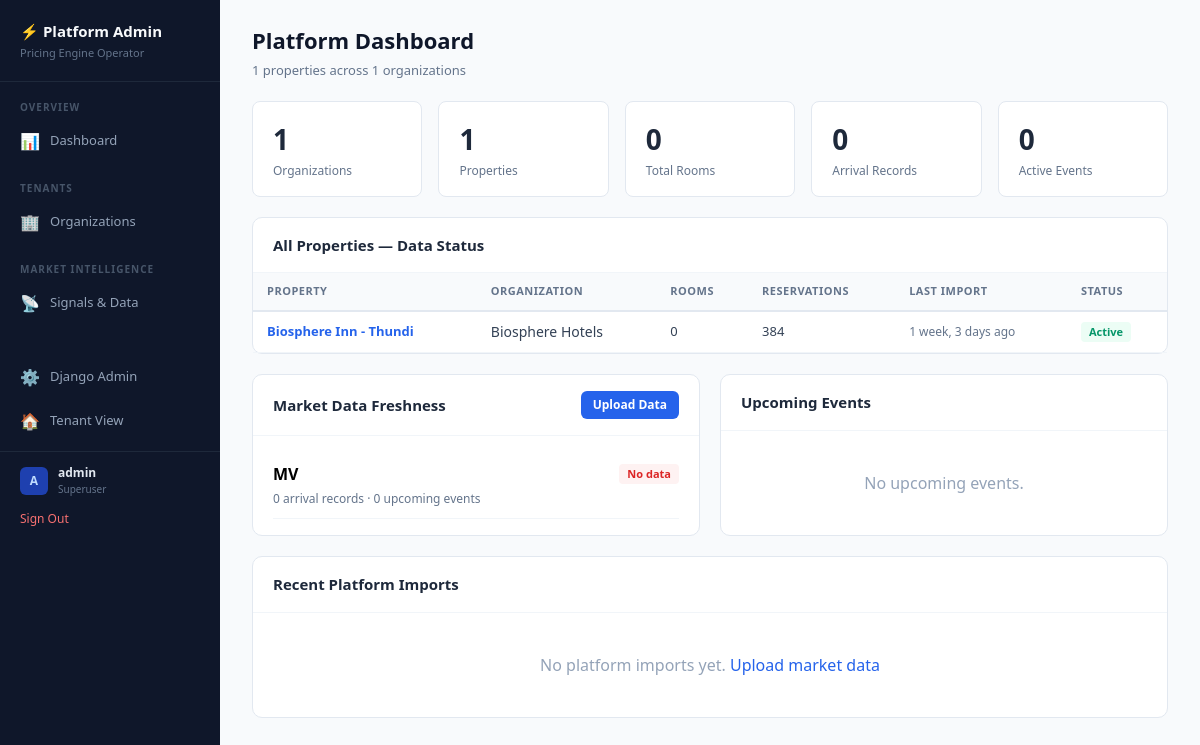
The page /platform/ (signed in) on the database as committed earlier.
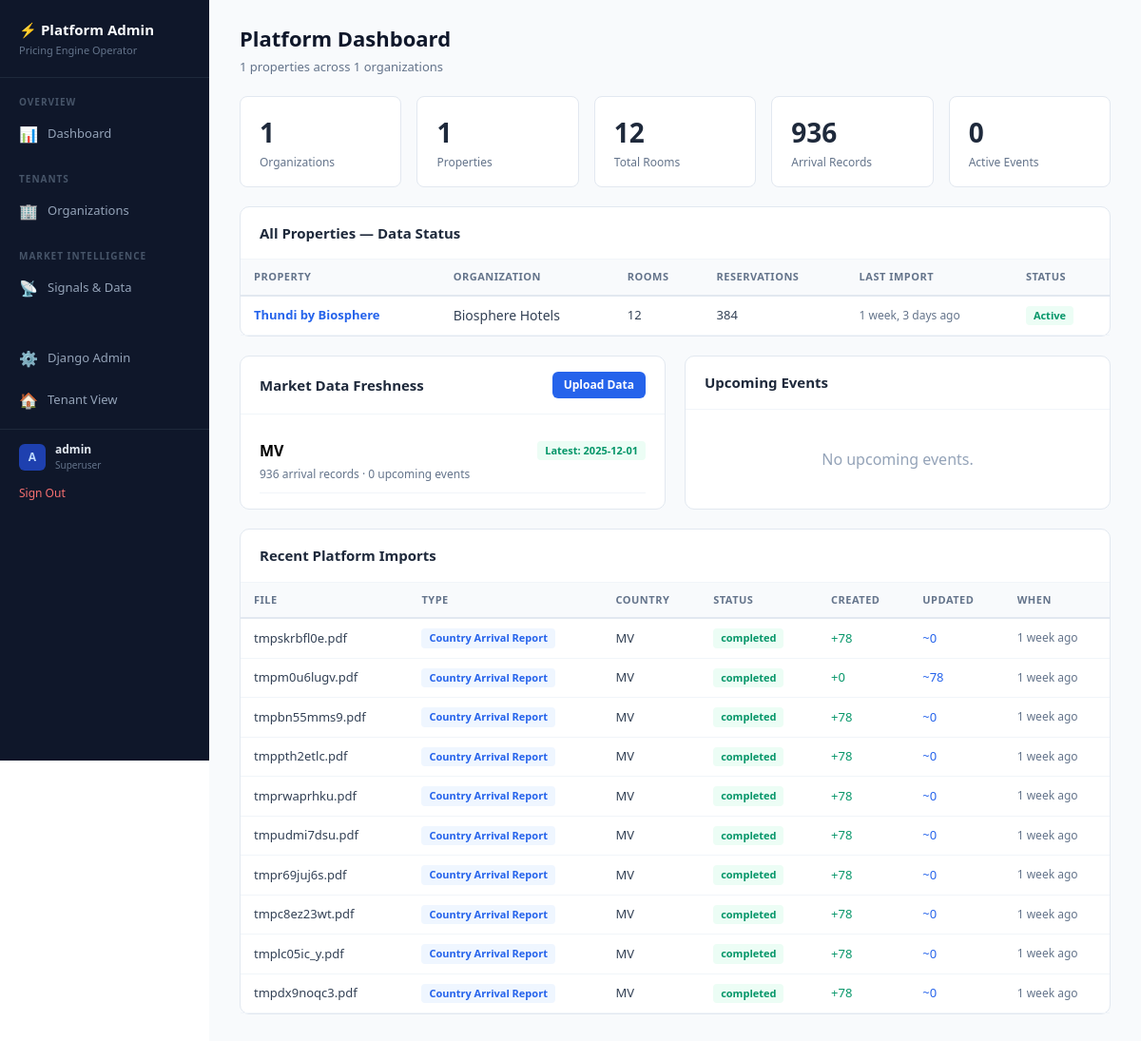
The same page on the database as committed later.
### pricing/models/core.py (models this page shows, shortened)
class Property(models.Model):
    organization = models.ForeignKey(
        Organization,
        on_delete=models.PROTECT,
        related_name='properties',
        help_text="Parent organization"
    )
    name = models.CharField(
        max_length=200,
        default="My Hotel",
        help_text="Property name"
    )
    code = models.SlugField(
        max_length=50,
        help_text="URL-friendly code (e.g., 'biosphere-inn')"
    )
    reference_base_rate = models.DecimalField(
        max_digits=10,
        decimal_places=2,
        default=Decimal('100.00'),
        help_text="Reference rate for room index calculations (e.g., Standard Room rate)"
    )
    currency_symbol = models.CharField(
        max_length=5,
        default='$',
        help_text="Currency symbol to display"
    )
    location = models.CharField(
        max_length=255,
        blank=True,
        help_text="e.g., Maldives, Kaafu Atoll"
    )
    country_code = models.CharField(
        max_length=2,
        default='MV',
        db_index=True,
        help_text="ISO 3166-1 alpha-2 country code (e.g., 'MV' for Maldives)"
    )
    total_rooms = models.PositiveIntegerField(
        default=0,
        help_text="Total number of rooms (auto-calculated from room types)"
    )
    service_charge_percent = models.DecimalField(
        max_digits=5,
        decimal_places=2,
        default=Decimal('10.00'),
        validators=[MinValueValidator(0), MaxValueValidator(100)],
        help_text="Service charge percentage (e.g., 10.00 for 10%)"
    )
    tax_percent = models.DecimalField(
        max_digits=5,
        decimal_places=2,
        default=Decimal('16.00'),
        validators=[MinValueValidator(0), MaxValueValidator(100)],
        help_text="Tax percentage (e.g., 16.00 for 16% GST)"
    )
    tax_on_service_charge = models.BooleanField(
        default=True,
        help_text="Whether tax is calculated on subtotal + service charge (True) or just subtotal (False)"
    )
    min_rate_warning = models.DecimalField(
        max_digits=10,
        decimal_places=2,
        null=True,
        blank=True,
        help_text="Warn if any rate falls below this amount"
    )
    max_discount_warning = models.DecimalField(
        max_digits=5,
        decimal_places=2,
        null=True,
        blank=True,
        default=Decimal('40.00'),
        help_text="Warn if total discount percentage exceeds this value"
    )
    is_active = models.BooleanField(
        default=True,
        help_text="Whether this property is active"
    )
    created_at = models.DateTimeField(auto_now_add=True)
    updated_at = models.DateTimeField(auto_now=True)
    class Meta:
        ordering = ['organization', 'name']
        unique_together = ['organization', 'code']
        verbose_name = "Property"
        verbose_name_plural = "Properties"

class Organization(models.Model):
    name = models.CharField(
        max_length=200,
        help_text="Organization name (e.g., 'Atoll Resorts Group')"
    )
    code = models.SlugField(
        max_length=50,
        unique=True,
        help_text="URL-friendly code (e.g., 'atoll-resorts')"
    )
    default_currency = models.CharField(
        max_length=3,
        default='USD',
        help_text="Default currency code (e.g., USD, EUR)"
    )
    currency_symbol = models.CharField(
        max_length=5,
        default='$',
        help_text="Currency symbol for display"
    )
    is_active = models.BooleanField(
        default=True,
        help_text="Whether this organization is active"
    )
    created_at = models.DateTimeField(auto_now_add=True)
    updated_at = models.DateTimeField(auto_now=True)
    class Meta:
        ordering = ['name']
        verbose_name = "Organization"
        verbose_name_plural = "Organizations"

### pricing/models/analytics.py (models this page shows, shortened)
class FileImport(models.Model):
    STATUS_CHOICES = [
        ('pending', 'Pending'),
        ('processing', 'Processing'),
        ('completed', 'Completed'),
        ('completed_with_errors', 'Completed with Errors'),
        ('failed', 'Failed'),
    ]
    hotel = models.ForeignKey(
        Property,
        on_delete=models.CASCADE,
        related_name='file_imports',
        null=True,
        blank=True,
        help_text="Property this import belongs to"
    )
    template = models.ForeignKey(
        ImportTemplate,
        on_delete=models.SET_NULL,
        null=True,
        blank=True,
        related_name='file_imports',
        help_text="Import template used for column mapping"
    )
    filename = models.CharField(max_length=255)
    file_hash = models.CharField(max_length=64, blank=True, db_index=True)
    import_type = models.CharField(max_length=30, default='reservation')
    status = models.CharField(max_length=30, choices=STATUS_CHOICES, default='pending', db_index=True)
    rows_total = models.PositiveIntegerField(default=0)
    rows_processed = models.PositiveIntegerField(default=0)
    rows_created = models.PositiveIntegerField(default=0)
    rows_updated = models.PositiveIntegerField(default=0)
    rows_skipped = models.PositiveIntegerField(default=0)
    errors = models.JSONField(default=list, blank=True)
    column_map_used = models.JSONField(default=dict, blank=True)
    date_range_start = models.DateField(null=True, blank=True)
    date_range_end = models.DateField(null=True, blank=True)
    started_at = models.DateTimeField(null=True, blank=True)
    completed_at = models.DateTimeField(null=True, blank=True)
    imported_by = models.CharField(max_length=100, blank=True)
    notes = models.TextField(blank=True)
    created_at = models.DateTimeField(auto_now_add=True)
    updated_at = models.DateTimeField(auto_now=True)
    class Meta:
        ordering = ['-created_at']
        verbose_name = "File Import"
        verbose_name_plural = "File Imports"

### platform_data/models.py (models this page shows, shortened)
class PlatformFileImport(models.Model):
    IMPORT_TYPE_CHOICES = [
        ('arrival_report', 'Country Arrival Report'),
        ('event', 'Market Events'),
        ('economic', 'Economic Indicators'),
        ('benchmark', 'Industry Benchmarks'),
    ]
    STATUS_CHOICES = [
        ('pending', 'Pending'),
        ('processing', 'Processing'),
        ('completed', 'Completed'),
        ('completed_with_errors', 'Completed with Errors'),
        ('failed', 'Failed'),
    ]
    filename = models.CharField(max_length=255)
    import_type = models.CharField(max_length=30, choices=IMPORT_TYPE_CHOICES)
    country_code = models.CharField(max_length=2, blank=True, default='MV')
    status = models.CharField(max_length=30, choices=STATUS_CHOICES, default='pending')
    template = models.ForeignKey(
        'PlatformImportTemplate', on_delete=models.SET_NULL,
        null=True, blank=True, related_name='file_imports'
    )
    rows_total = models.PositiveIntegerField(default=0)
    rows_processed = models.PositiveIntegerField(default=0)
    rows_created = models.PositiveIntegerField(default=0)
    rows_updated = models.PositiveIntegerField(default=0)
    rows_skipped = models.PositiveIntegerField(default=0)
    errors = models.JSONField(default=list, blank=True)
    column_map_used = models.JSONField(default=dict, blank=True)
    uploaded_by = models.ForeignKey(
        settings.AUTH_USER_MODEL, on_delete=models.SET_NULL,
        null=True, blank=True
    )
    started_at = models.DateTimeField(null=True, blank=True)
    completed_at = models.DateTimeField(null=True, blank=True)
    notes = models.TextField(blank=True)
    created_at = models.DateTimeField(auto_now_add=True)
    updated_at = models.DateTimeField(auto_now=True)
    class Meta:
        ordering = ['-created_at']
        verbose_name = "Platform File Import"

### platform_data/views.py (the view)
# urls.py: path('', views.PlatformDashboardView.as_view(), name='dashboard'),
class PlatformDashboardView(SuperuserRequiredMixin, TemplateView):
    template_name = 'platform_data/dashboard.html'
    def get_context_data(self, **kwargs):
        context = super().get_context_data(**kwargs)
        from pricing.models import Organization, Property
        from pricing.models.analytics import FileImport, Reservation
        from .models import MarketArrivalData, MarketEvent, PlatformFileImport
        orgs = Organization.objects.filter(is_active=True).prefetch_related('properties')
        org_data = []
        for org in orgs:
            props = org.properties.filter(is_active=True)
            org_data.append({
                'org': org,
                'properties': props,
                'property_count': props.count(),
                'total_rooms': sum(p.total_rooms for p in props),
            })
        context['organizations'] = org_data
        context['total_organizations'] = len(org_data)
        context['total_properties'] = Property.objects.filter(is_active=True).count()
        context['total_rooms'] = Property.objects.filter(is_active=True).aggregate(
            total=Sum('total_rooms'))['total'] or 0
        properties = Property.objects.filter(is_active=True).select_related('organization')
        prop_status = []
        for prop in properties:
            last_import = FileImport.objects.filter(
                hotel=prop, status__in=['completed', 'completed_with_errors']
            ).order_by('-created_at').first()
            reservation_count = Reservation.objects.filter(hotel=prop).count()
            prop_status.append({
                'property': prop,
                'org_name': prop.organization.name,
                'reservation_count': reservation_count,
                'last_import': last_import,
                'last_import_date': last_import.created_at if last_import else None,
                'country_code': prop.country_code,
            })
        context['property_status'] = prop_status
        countries = set(p.country_code for p in properties)
        from .services import MarketSignalService
        freshness = {}
        for cc in countries:
            freshness[cc] = MarketSignalService.get_data_freshness(cc)
        context['data_freshness'] = freshness
        context['recent_platform_imports'] = PlatformFileImport.objects.order_by('-created_at')[:10]
        context['upcoming_events'] = MarketEvent.objects.filter(
            is_active=True, end_date__gte=date.today()
        ).order_by('start_date')[:10]
        context['total_arrival_records'] = MarketArrivalData.objects.count()
        context['total_events'] = MarketEvent.objects.filter(is_active=True).count()
        return context

### platform_data/views.py (called while the page is built)
    def test_func(self):
        return self.request.user.is_authenticated and self.request.user.is_superuser

### platform_data/templates/platform_data/dashboard.html (shortened to what the changed rows need)
{% extends "platform_data/base.html" %}
{% block page_title %}Platform Dashboard{% endblock %}
{% block content %}
<div class="stat-row">
    <div class="stat-box"><div class="value">{{ total_rooms }}</div><div class="label">Total Rooms</div></div>
    <div class="stat-box"><div class="value">{{ total_arrival_records }}</div><div class="label">Arrival Records</div></div>
</div>
<div class="platform-card">
    <div class="platform-card-body">
        {% if property_status %}
        <table class="data-table">
            <thead><tr><th>Property</th><th>Organization</th><th>Rooms</th><th>Reservations</th><th>Last Import</th><th>Status</th></tr></thead>
            <tbody>
            {% for ps in property_status %}
            <tr>
                <td style="font-weight:600;">
                    <a href="/org/{{ ps.property.organization.code }}/{{ ps.property.code }}/rates/" style="color:#2563eb; text-decoration:none;">{{ ps.property.name }}</a>
                </td>
                <td class="text-sm">{{ ps.org_name }}</td>
                <td>{{ ps.property.total_rooms }}</td>
                <td>{{ ps.reservation_count|default:"0" }}</td>
                <td style="font-size:12px; color:#64748b;">
                    {% if ps.last_import_date %}{{ ps.last_import_date|timesince }} ago{% else %}Never{% endif %}
                </td>
                <td>
                    {% if ps.reservation_count > 0 and ps.last_import_date %}
                        <span class="badge badge-green">Active</span>
                    {% elif ps.reservation_count > 0 %}
                        <span class="badge badge-yellow">Stale</span>
                    {% else %}
                        <span class="badge badge-red">No Data</span>
                    {% endif %}
                </td>
            </tr>
            {% endfor %}
            </tbody>
        </table>
        {% else %}
        <div class="empty-state"><p>No properties found.</p></div>
        {% endif %}
    </div>
</div>
<div style="display:grid; grid-template-columns:1fr 1fr; gap:20px;">
    <div class="platform-card">
        <div class="platform-card-body-padded">
            {% for cc, fresh in data_freshness.items %}
            <div style="padding:10px 0; border-bottom:1px solid #f1f5f9;">
                <div style="display:flex; justify-content:space-between; align-items:center;">
                    <span style="font-weight:700;">{{ cc }}</span>
                    {% if fresh.latest_arrival_period %}
                        <span class="badge badge-green">Latest: {{ fresh.latest_arrival_period }}</span>
                    {% else %}
                        <span class="badge badge-red">No data</span>
                    {% endif %}
                </div>
                <div style="font-size:12px; color:#64748b; margin-top:4px;">
                    {{ fresh.total_arrival_records }} arrival records · {{ fresh.upcoming_events }} upcoming events
                </div>
            </div>
            {% empty %}
            <div class="empty-state"><p>No market data yet.</p></div>
            {% endfor %}
        </div>
    </div>
</div>
<div class="platform-card">
    <div class="platform-card-body">
        {% if recent_platform_imports %}
        <table class="data-table">
            <thead><tr><th>File</th><th>Type</th><th>Country</th><th>Status</th><th>Created</th><th>Updated</th><th>When</th></tr></thead>
            <tbody>
            {% for imp in recent_platform_imports %}
            <tr>
                <td style="font-weight:500;">{{ imp.filename }}</td>
                <td><span class="badge badge-blue">{{ imp.get_import_type_display }}</span></td>
                <td>{{ imp.country_code }}</td>
                <td><span class="badge {% if imp.status == 'completed' %}badge-green{% elif imp.status == 'failed' %}badge-red{% else %}badge-yellow{% endif %}">{{ imp.status }}</span></td>
                <td style="color:#059669;">+{{ imp.rows_created }}</td>
                <td style="color:#2563eb;">~{{ imp.rows_updated }}</td>
                <td style="font-size:12px; color:#64748b;">{{ imp.created_at|timesince }} ago</td>
            </tr>
            {% endfor %}
            </tbody>
        </table>
        {% else %}
        <div class="empty-state"><p>No platform imports yet. <a href="{% url 'platform:signals' %}" style="color:#2563eb;">Upload market data</a></p></div>
        {% endif %}
    </div>
</div>
{% endblock %}

Rows that differ between the two databases and show on the page:
changed Property "MV": property.name "Biosphere Inn - Thundi" → "Thundi by Biosphere"; property.total_rooms "0" → "12"
added PlatformFileImport: filename "tmpskrbfl0e.pdf", import_type "Country Arrival Report", country_code "MV", status "completed", rows_created "78", rows_updated "0", created_at "1 week"
added PlatformFileImport: filename "tmpm0u6lugv.pdf", import_type "Country Arrival Report", country_code "MV", status "completed", rows_created "0", rows_updated "78", created_at "1 week"
added PlatformFileImport: filename "tmpbn55mms9.pdf", import_type "Country Arrival Report", country_code "MV", status "completed", rows_created "78", rows_updated "0", created_at "1 week"
added PlatformFileImport: filename "tmppth2etlc.pdf", import_type "Country Arrival Report", country_code "MV", status "completed", rows_created "78", rows_updated "0", created_at "1 week"
added PlatformFileImport: filename "tmprwaprhku.pdf", import_type "Country Arrival Report", country_code "MV", status "completed", rows_created "78", rows_updated "0", created_at "1 week"
added PlatformFileImport: filename "tmpudmi7dsu.pdf", import_type "Country Arrival Report", country_code "MV", status "completed", rows_created "78", rows_updated "0", created_at "1 week"
added PlatformFileImport: filename "tmpr69juj6s.pdf", import_type "Country Arrival Report", country_code "MV", status "completed", rows_created "78", rows_updated "0", created_at "1 week"
added PlatformFileImport: filename "tmpc8ez23wt.pdf", import_type "Country Arrival Report", country_code "MV", status "completed", rows_created "78", rows_updated "0", created_at "1 week"
added PlatformFileImport: filename "tmplc05ic_y.pdf", import_type "Country Arrival Report", country_code "MV", status "completed", rows_created "78", rows_updated "0", created_at "1 week"
added PlatformFileImport: filename "tmpdx9noqc3.pdf", import_type "Country Arrival Report", country_code "MV", status "completed", rows_created "78", rows_updated "0", created_at "1 week"
Other text that changed with them:
{{ total_rooms }}: "0" → "12"
{{ total_arrival_records }}: "0" → "936"
new list line: "MV"
new list line: "Latest: 2025-12-01 936 arrival records · 0 upcoming events"
text no longer shown: "No platform imports yet. Upload market data"
text now shown: "FILE TYPE COUNTRY STATUS CREATED UPDATED WHEN"
list line gone: "MV"
list line gone: "No data 0 arrival records · 0 upcoming events"
